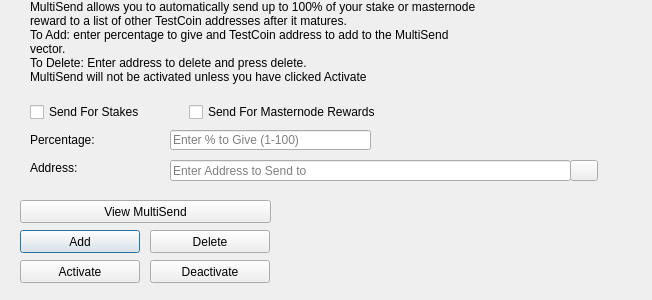
<?xml version="1.0" encoding="UTF-8"?>
<ui version="4.0">
 <class>MultiSendDialog</class>
 <widget class="QDialog" name="MultiSendDialog">
  <property name="windowModality">
   <enum>Qt::NonModal</enum>
  </property>
  <property name="geometry">
   <rect>
    <x>0</x>
    <y>0</y>
    <width>652</width>
    <height>300</height>
   </rect>
  </property>
  <property name="windowTitle">
   <string>MultiSend</string>
  </property>
  <widget class="QLineEdit" name="multiSendPercentEdit">
   <property name="geometry">
    <rect>
     <x>170</x>
     <y>130</y>
     <width>201</width>
     <height>20</height>
    </rect>
   </property>
   <property name="toolTip">
    <string>Enter whole numbers 1 - 100</string>
   </property>
   <property name="placeholderText">
    <string>Enter % to Give (1-100)</string>
   </property>
  </widget>
  <widget class="QLineEdit" name="multiSendAddressEdit">
   <property name="geometry">
    <rect>
     <x>170</x>
     <y>160</y>
     <width>401</width>
     <height>21</height>
    </rect>
   </property>
   <property name="toolTip">
    <string/>
   </property>
   <property name="placeholderText">
    <string>Enter Address to Send to</string>
   </property>
  </widget>
  <widget class="QLabel" name="label_2">
   <property name="geometry">
    <rect>
     <x>30</x>
     <y>0</y>
     <width>451</width>
     <height>121</height>
    </rect>
   </property>
   <property name="lineWidth">
    <number>1</number>
   </property>
   <property name="text">
    <string>MultiSend allows you to automatically send up to 100% of your stake or masternode reward to a list of other TestCoin addresses after it matures.
To Add: enter percentage to give and TestCoin address to add to the MultiSend vector.
To Delete: Enter address to delete and press delete.
MultiSend will not be activated unless you have clicked Activate</string>
   </property>
   <property name="alignment">
    <set>Qt::AlignLeading|Qt::AlignLeft|Qt::AlignTop</set>
   </property>
   <property name="wordWrap">
    <bool>true</bool>
   </property>
  </widget>
  <widget class="QLabel" name="message">
   <property name="geometry">
    <rect>
     <x>290</x>
     <y>200</y>
     <width>351</width>
     <height>91</height>
    </rect>
   </property>
   <property name="text">
    <string/>
   </property>
  </widget>
  <widget class="QPushButton" name="addButton">
   <property name="geometry">
    <rect>
     <x>20</x>
     <y>230</y>
     <width>120</width>
     <height>23</height>
    </rect>
   </property>
   <property name="toolTip">
    <string/>
   </property>
   <property name="statusTip">
    <string>Add to MultiSend Vector</string>
   </property>
   <property name="text">
    <string>Add</string>
   </property>
  </widget>
  <widget class="QPushButton" name="disableButton">
   <property name="geometry">
    <rect>
     <x>150</x>
     <y>260</y>
     <width>120</width>
     <height>23</height>
    </rect>
   </property>
   <property name="statusTip">
    <string>Deactivate MultiSend</string>
   </property>
   <property name="text">
    <string>Deactivate</string>
   </property>
  </widget>
  <widget class="QPushButton" name="addressBookButton">
   <property name="geometry">
    <rect>
     <x>570</x>
     <y>160</y>
     <width>28</width>
     <height>21</height>
    </rect>
   </property>
   <property name="toolTip">
    <string>Choose an address from the address book</string>
   </property>
   <property name="text">
    <string/>
   </property>
   <property name="icon">
    <iconset resource="../testcoin.qrc">
     <normaloff>:/icons/address-book</normaloff>:/icons/address-book</iconset>
   </property>
   <property name="shortcut">
    <string>Alt+A</string>
   </property>
   <property name="autoDefault">
    <bool>false</bool>
   </property>
  </widget>
  <widget class="QLabel" name="label">
   <property name="geometry">
    <rect>
     <x>30</x>
     <y>130</y>
     <width>121</width>
     <height>20</height>
    </rect>
   </property>
   <property name="toolTip">
    <string>Percentage of stake to send</string>
   </property>
   <property name="text">
    <string>Percentage:</string>
   </property>
  </widget>
  <widget class="QLabel" name="label_5">
   <property name="geometry">
    <rect>
     <x>30</x>
     <y>160</y>
     <width>111</width>
     <height>16</height>
    </rect>
   </property>
   <property name="toolTip">
    <string>Address to send portion of stake to</string>
   </property>
   <property name="text">
    <string>Address:</string>
   </property>
  </widget>
  <widget class="QPushButton" name="deleteButton">
   <property name="geometry">
    <rect>
     <x>150</x>
     <y>230</y>
     <width>120</width>
     <height>23</height>
    </rect>
   </property>
   <property name="toolTip">
    <string/>
   </property>
   <property name="statusTip">
    <string>Delete Address From MultiSend Vector</string>
   </property>
   <property name="text">
    <string>Delete</string>
   </property>
  </widget>
  <widget class="QPushButton" name="activateButton">
   <property name="geometry">
    <rect>
     <x>20</x>
     <y>260</y>
     <width>120</width>
     <height>23</height>
    </rect>
   </property>
   <property name="statusTip">
    <string>Activate MultiSend</string>
   </property>
   <property name="text">
    <string>Activate</string>
   </property>
  </widget>
  <widget class="QPushButton" name="viewButton">
   <property name="geometry">
    <rect>
     <x>20</x>
     <y>200</y>
     <width>251</width>
     <height>23</height>
    </rect>
   </property>
   <property name="toolTip">
    <string/>
   </property>
   <property name="statusTip">
    <string>View MultiSend Vector</string>
   </property>
   <property name="text">
    <string>View MultiSend</string>
   </property>
  </widget>
  <widget class="QWidget" name="horizontalLayoutWidget">
   <property name="geometry">
    <rect>
     <x>30</x>
     <y>100</y>
     <width>351</width>
     <height>24</height>
    </rect>
   </property>
   <layout class="QHBoxLayout" name="horizontalLayout">
    <item>
     <widget class="QCheckBox" name="multiSendStakeCheckBox">
      <property name="text">
       <string>Send For Stakes</string>
      </property>
     </widget>
    </item>
    <item>
     <widget class="QCheckBox" name="multiSendMasternodeCheckBox">
      <property name="text">
       <string>Send For Masternode Rewards</string>
      </property>
     </widget>
    </item>
   </layout>
  </widget>
 </widget>
 <resources>
  <include location="../testcoin.qrc"/>
 </resources>
 <connections/>
</ui>
